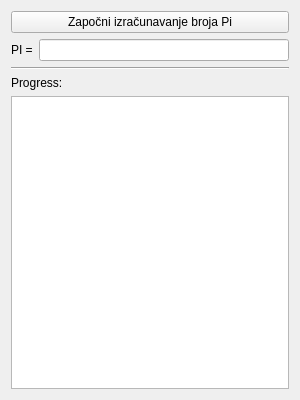
<?xml version="1.0" encoding="UTF-8"?>
<ui version="4.0">
 <class>MainWindow</class>
 <widget class="QWidget" name="MainWindow">
  <property name="geometry">
   <rect>
    <x>0</x>
    <y>0</y>
    <width>300</width>
    <height>400</height>
   </rect>
  </property>
  <property name="windowTitle">
   <string>MainWindow</string>
  </property>
  <layout class="QVBoxLayout" name="verticalLayout">
   <item>
    <widget class="QPushButton" name="pbStartCalculating">
     <property name="text">
      <string>Započni izračunavanje broja Pi</string>
     </property>
    </widget>
   </item>
   <item>
    <layout class="QHBoxLayout" name="horizontalLayout">
     <item>
      <widget class="QLabel" name="label">
       <property name="text">
        <string>PI =</string>
       </property>
      </widget>
     </item>
     <item>
      <widget class="QLineEdit" name="lePi">
       <property name="enabled">
        <bool>true</bool>
       </property>
      </widget>
     </item>
    </layout>
   </item>
   <item>
    <widget class="Line" name="line">
     <property name="orientation">
      <enum>Qt::Horizontal</enum>
     </property>
    </widget>
   </item>
   <item>
    <widget class="QLabel" name="label_2">
     <property name="text">
      <string>Progress:</string>
     </property>
    </widget>
   </item>
   <item>
    <widget class="QListWidget" name="lwProgress"/>
   </item>
  </layout>
 </widget>
 <resources/>
 <connections/>
</ui>
